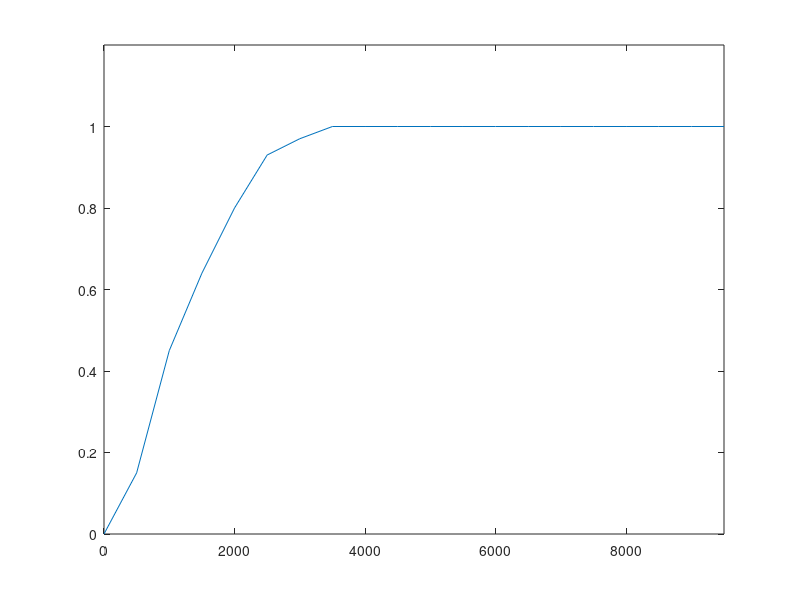

Recreate this plot in MATLAB.
x = [0 500 1000 1500 2000 2500 3000 3500 4000 4500 5000 5500 6000 6500 7000 7500 8000 8500 9000 9500];

y = [0 0.15 0.45 0.64 0.8 0.93 0.97 1 1 1 1 1 1 1 1 1 1 1 1 1];


plot(x, y);
axis([0 9500 0 1.2]);